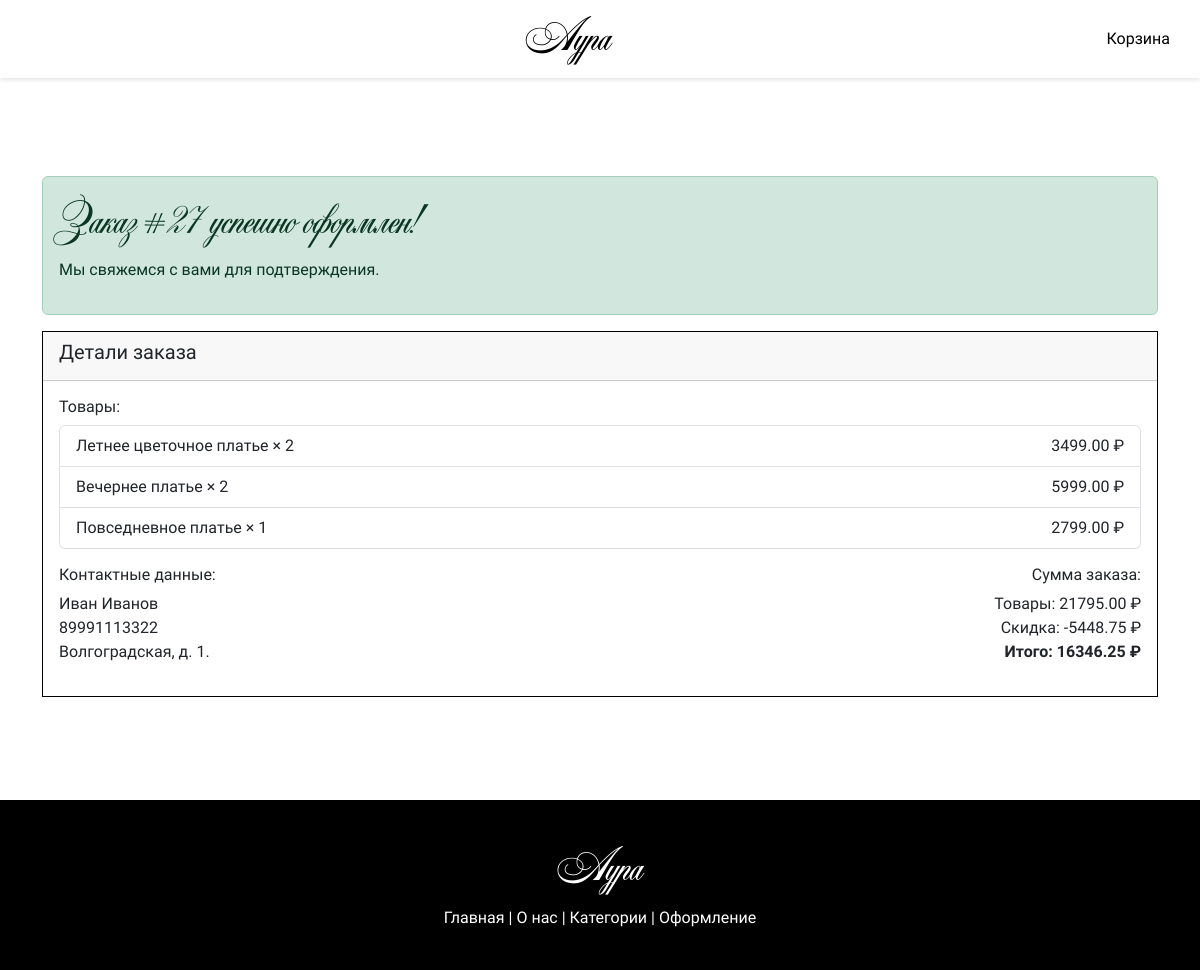
/orders/success/27/, run on the app's committed database.
### orders/models.py (models this page shows, shortened)
class Order(models.Model):
    STATUS_CHOICES = [
        ('new', 'Новый'),
        ('processing', 'В обработке'),
        ('completed', 'Завершен')
    ]
    name = models.CharField("Имя", max_length=100)
    phone = models.CharField("Телефон", max_length=20)
    address = models.TextField("Адрес")
    status = models.CharField("Статус", max_length=20, choices=STATUS_CHOICES, default='new')
    created_at = models.DateTimeField("Дата создания", auto_now_add=True)
    session_key = models.CharField(max_length=40, blank=True)
    subtotal = models.DecimalField("Сумма без скидки", max_digits=10, decimal_places=2)
    discount_amount = models.DecimalField("Скидка", max_digits=10, decimal_places=2, default=0)
    total = models.DecimalField("Итого", max_digits=10, decimal_places=2)
    coupon = models.ForeignKey(
        Coupon,
        verbose_name="Купон",
        null=True,
        blank=True,
        on_delete=models.SET_NULL
    )
    class Meta:
        verbose_name = "Заказ"
        verbose_name_plural = "Заказы"
        ordering = ['-created_at']

class OrderItem(models.Model):
    order = models.ForeignKey('Order', related_name='items', on_delete=models.CASCADE)
    product = models.ForeignKey(Product, on_delete=models.PROTECT)  # Теперь Product определен
    price = models.DecimalField(max_digits=10, decimal_places=2, default=0)
    quantity = models.PositiveIntegerField(default=1)

### products/models.py (models this page shows, shortened)
class Product(models.Model):
    name = models.CharField("Название", max_length=200)
    price = models.DecimalField("Цена", max_digits=10, decimal_places=2)
    description = models.TextField("Описание", blank=True)
    image = models.ImageField("Изображение", upload_to='products/')
    category = models.ForeignKey(Category, verbose_name="Категория", on_delete=models.CASCADE)
    available = models.BooleanField("В наличии", default=True)
    class Meta:
        verbose_name = "Товар"
        verbose_name_plural = "Товары"

### orders/views.py (the view)
# urls.py: path('success/<int:order_id>/', order_success, name='order_success'),
def order_success(request, order_id):
    order = get_object_or_404(Order, id=order_id)
    return render(request, 'orders/success.html', {'order': order})

### products/templates/orders/success.html (shortened to what this page needs)
{% extends "base.html" %}
{% block content %}
<main class="pt-5 d-flex justify-content-center align-items-center min-vh-100">
<div class="container mt-4">
    <div class="alert alert-success">
        <h4>Заказ #{{ order.id }} успешно оформлен!</h4>
        <p>Мы свяжемся с вами для подтверждения.</p>
    </div>
    <div class="card">
        <div class="card-header">
            <h5>Детали заказа</h5>
        </div>
        <div class="card-body">
            <h6>Товары:</h6>
            <ul class="list-group mb-3">
                {% for item in order.items.all %}
                <li class="list-group-item">
                    {{ item.product.name }} × {{ item.quantity }}
                    <span class="float-end">{{ item.price }} ₽</span>
                </li>
                {% endfor %}
            </ul>
            <div class="row">
                <div class="col-md-6">
                    <h6>Контактные данные:</h6>
                    <p>{{ order.name }}<br>
                    {{ order.phone }}<br>
                    {{ order.address }}</p>
                </div>
                <div class="col-md-6 text-end">
                    <h6>Сумма заказа:</h6>
                    <p>Товары: {{ order.subtotal }} ₽<br>
                    Скидка: -{{ order.discount_amount }} ₽<br>
                    <strong>Итого: {{ order.total }} ₽</strong></p>
                </div>
            </div>
        </div>
    </div>
</div>
</main>
{% endblock %}

### products/templates/base.html (shortened to what this page needs)
<!DOCTYPE html>
<html>
<head>
    {% load static %}
    <link href="https://cdn.jsdelivr.net/npm/bootstrap@5.3.0/dist/css/bootstrap.min.css" rel="stylesheet">
    <link rel="stylesheet" href="{% static 'css/style.css' %}">
</head>
<body>
    <header>
        <h1 style="margin-bottom: 0;"><a href="{% url 'product_list' %}">Аура</a></h1>
        <a href="{% url 'cart:cart' %}" class="position-relative">
            Корзина
        </a>
    </header>
    {% block content %}{% endblock %}
    <footer>
        <h2><a href="{% url 'product_list' %}">Аура</a></h2>
        <div>
            <a href="{% url 'product_list' %}">Главная</a> |
            <a href="#about">О нас</a> |
            <a href="#categories">Категории</a> |
            <a href="{% url 'orders:create_order' %}">Оформление</a>
        </div>
    </footer>
</body>
</html>

### static/css/style.css (style rules this page uses)
html, body { overflow-x: hidden; }
*, *::before, *::after { box-sizing: border-box; }
body { font-family: 'Tenor Sans', sans-serif; background-color: #ffffff; color: #000000; }
h1, h2, h3, h4 { font-family: 'MainFont'; font-size: 3rem; }
a { color: #000; text-decoration: none; }
footer a { color: #ffffff; text-decoration: none; }
header { background-color: #fff; padding: 10px 30px; display: flex; justify-content: space-between; align-items: center; position: fixed; top: 0; left: 0; width: 100%; z-index: 1000; box-shadow: 0 2px 4px rgba(0, 0, 0, 0.1); }
html { scroll-behavior: smooth; overflow-x: hidden; }
footer { background-color: #000; color: #fff; padding: 40px 20px; text-align: center; }
.card { border: 1px solid #000; background-color: #fff; border-radius: 0; box-shadow: none; font-family: 'Tenor Sans', serif; transition: transform 0.3s ease, box-shadow 0.3s ease; }

### products/templates/orders/success.html (style rules this page uses)
html, body { height: 100%; margin: 0; padding: 0; display: flex; flex-direction: column; }
main { flex: 1 0 auto; }
footer { flex-shrink: 0; }

### data on the page
Order: id "27", name "Иван Иванов", phone "89991113322", address "Волгоградская, д. 1.", subtotal "21795.00", discount_amount "5448.75", total "16346.25"
OrderItem: product.name "Летнее цветочное платье", quantity "2", price "3499.00"
OrderItem: product.name "Вечернее платье", quantity "2", price "5999.00"
OrderItem: product.name "Повседневное платье", quantity "1", price "2799.00"
